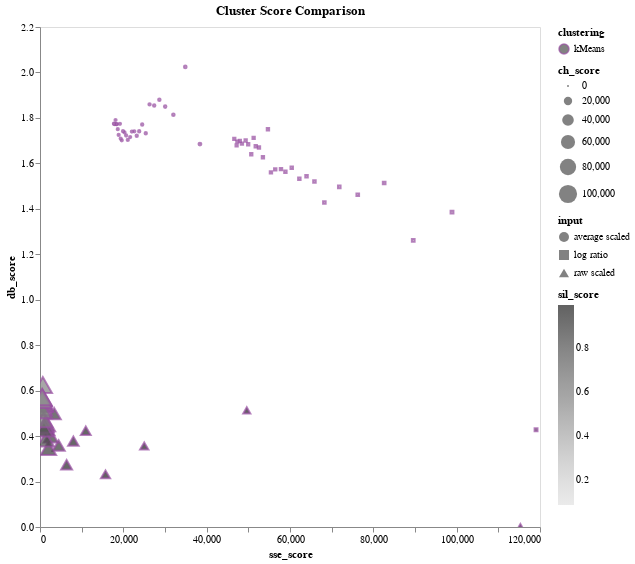

This figure's notebook cell:
### Code cell
domain = ['kMeans']
range_ = ['#984EA3', '#F58517']

chart = alt.Chart(df_kmeans_metrics, 
                  title=f"Cluster Score Comparison",
                  height=500,
                  width=500
).mark_point(strokeOpacity=1.0).encode(
    x='sse_score:Q',
    y='db_score:Q',
    size='ch_score:Q',
    fill=alt.Color('sil_score:Q',
                    scale=alt.Scale(scheme="greys"),
                    ),
    color=alt.Color('clustering:N',
                    scale=alt.Scale(domain=domain, range=range_),
                    ),
    shape='input:N',
    tooltip=['input:N','clustering:N','n_clusters:N'],

).interactive().configure_axis(
    grid=False
)

chart

### Figure 1 — Vega-Lite specification as saved in the notebook (floating-point values rounded to 4 significant figures)
{"config": {"view": {"continuousWidth": 400, "continuousHeight": 300}, "axis": {"grid": false}}, "data": {"name": "data-b32c4bda4ccd59c73f220b014709df29"}, "mark": {"type": "point", "strokeOpacity": 1.0}, "encoding": {"color": {"type": "nominal", "field": "clustering", "scale": {"domain": ["kMeans"], "range": ["#984EA3", "#F58517"]}}, "fill": {"type": "quantitative", "field": "sil_score", "scale": {"scheme": "greys"}}, "shape": {"type": "nominal", "field": "input"}, "size": {"type": "quantitative", "field": "ch_score"}, "tooltip": [{"type": "nominal", "field": "input"}, {"type": "nominal", "field": "clustering"}, {"type": "nominal", "field": "n_clusters"}], "x": {"type": "quantitative", "field": "sse_score"}, "y": {"type": "quantitative", "field": "db_score"}}, "height": 500, "selection": {"selector007": {"type": "interval", "bind": "scales", "encodings": ["x", "y"]}}, "title": "Cluster Score Comparison", "width": 500, "$schema": "https://vega.github.io/schema/vega-lite/v4.8.1.json", "datasets": {"data-b32c4bda4ccd59c73f220b014709df29": [{"input": "raw scaled", "clustering": "kMeans", "sil_score": 0.9976, "sse_score": 115300.0, "ch_score": 9637.0, "db_score": 0.001544, "n_clusters": 2}, {"input": "raw scaled", "clustering": "kMeans", "sil_score": 0.9926, "sse_score": 49630.0, "ch_score": 13980.0, "db_score": 0.513, "n_clusters": 3}, {"input": "raw scaled", "clustering": "kMeans", "sil_score": 0.9916, "sse_score": 25010.0, "ch_score": 19870.0, "db_score": 0.3564, "n_clusters": 4}, {"input": "raw scaled", "clustering": "kMeans", "sil_score": 0.9918, "sse_score": 15720.0, "ch_score": 24320.0, "db_score": 0.2316, "n_clusters": 5}, {"input": "raw scaled", "clustering": "kMeans", "sil_score": 0.9659, "sse_score": 10990.0, "ch_score": 28200.0, "db_score": 0.424, "n_clusters": 6}, {"input": "raw scaled", "clustering": "kMeans", "sil_score": 0.9677, "sse_score": 8009.0, "ch_score": 32490.0, "db_score": 0.378, "n_clusters": 7}, {"input": "raw scaled", "clustering": "kMeans", "sil_score": 0.9678, "sse_score": 6390.0, "ch_score": 35040.0, "db_score": 0.2737, "n_clusters": 8}, {"input": "raw scaled", "clustering": "kMeans", "sil_score": 0.8966, "sse_score": 4483.0, "ch_score": 43920.0, "db_score": 0.3589, "n_clusters": 9}, {"input": "raw scaled", "clustering": "kMeans", "sil_score": 0.8892, "sse_score": 3412.0, "ch_score": 51430.0, "db_score": 0.4989, "n_clusters": 10}, {"input": "raw scaled", "clustering": "kMeans", "sil_score": 0.8931, "sse_score": 2590.0, "ch_score": 61090.0, "db_score": 0.3987, "n_clusters": 11}, {"input": "raw scaled", "clustering": "kMeans", "sil_score": 0.8931, "sse_score": 2016.0, "ch_score": 71450.0, "db_score": 0.3465, "n_clusters": 12}, {"input": "raw scaled", "clustering": "kMeans", "sil_score": 0.8505, "sse_score": 1708.0, "ch_score": 77340.0, "db_score": 0.4522, "n_clusters": 13}, {"input": "raw scaled", "clustering": "kMeans", "sil_score": 0.8309, "sse_score": 1531.0, "ch_score": 79650.0, "db_score": 0.4347, "n_clusters": 14}, {"input": "raw scaled", "clustering": "kMeans", "sil_score": 0.8306, "sse_score": 1379.0, "ch_score": 82120.0, "db_score": 0.3858, "n_clusters": 15}, {"input": "raw scaled", "clustering": "kMeans", "sil_score": 0.6746, "sse_score": 1244.0, "ch_score": 85000.0, "db_score": 0.4499, "n_clusters": 16}, {"input": "raw scaled", "clustering": "kMeans", "sil_score": 0.7491, "sse_score": 1161.0, "ch_score": 85360.0, "db_score": 0.5396, "n_clusters": 17}, {"input": "raw scaled", "clustering": "kMeans", "sil_score": 0.7663, "sse_score": 1062.0, "ch_score": 87870.0, "db_score": 0.4474, "n_clusters": 18}, {"input": "raw scaled", "clustering": "kMeans", "sil_score": 0.7665, "sse_score": 943.8, "ch_score": 93380.0, "db_score": 0.4317, "n_clusters": 19}, {"input": "raw scaled", "clustering": "kMeans", "sil_score": 0.6073, "sse_score": 865.8, "ch_score": 96430.0, "db_score": 0.473, "n_clusters": 20}, {"input": "raw scaled", "clustering": "kMeans", "sil_score": 0.5762, "sse_score": 815.8, "ch_score": 97210.0, "db_score": 0.5431, "n_clusters": 21}, {"input": "raw scaled", "clustering": "kMeans", "sil_score": 0.5754, "sse_score": 788.2, "ch_score": 95810.0, "db_score": 0.5423, "n_clusters": 22}, {"input": "raw scaled", "clustering": "kMeans", "sil_score": 0.5762, "sse_score": 713.8, "ch_score": 101000.0, "db_score": 0.525, "n_clusters": 23}, {"input": "raw scaled", "clustering": "kMeans", "sil_score": 0.5753, "sse_score": 679.5, "ch_score": 101500.0, "db_score": 0.6248, "n_clusters": 24}, {"input": "raw scaled", "clustering": "kMeans", "sil_score": 0.615, "sse_score": 650.5, "ch_score": 101500.0, "db_score": 0.5134, "n_clusters": 25}, {"input": "raw scaled", "clustering": "kMeans", "sil_score": 0.5116, "sse_score": 620.9, "ch_score": 102100.0, "db_score": 0.5655, "n_clusters": 26}, {"input": "raw scaled", "clustering": "kMeans", "sil_score": 0.5139, "sse_score": 581.2, "ch_score": 104900.0, "db_score": 0.5683, "n_clusters": 27}, {"input": "raw scaled", "clustering": "kMeans", "sil_score": 0.5141, "sse_score": 540.1, "ch_score": 108700.0, "db_score": 0.5592, "n_clusters": 28}, {"input": "raw scaled", "clustering": "kMeans", "sil_score": 0.5136, "sse_score": 518.2, "ch_score": 109200.0, "db_score": 0.5717, "n_clusters": 29}, {"input": "log ratio", "clustering": "kMeans", "sil_score": 0.7265, "sse_score": 119100.0, "ch_score": 1417.0, "db_score": 0.4276, "n_clusters": 2}, {"input": "log ratio", "clustering": "kMeans", "sil_score": 0.1788, "sse_score": 98880.0, "ch_score": 1282.0, "db_score": 1.385, "n_clusters": 3}, {"input": "log ratio", "clustering": "kMeans", "sil_score": 0.182, "sse_score": 89580.0, "ch_score": 1089.0, "db_score": 1.261, "n_clusters": 4}, {"input": "log ratio", "clustering": "kMeans", "sil_score": 0.1502, "sse_score": 82600.0, "ch_score": 974.4, "db_score": 1.514, "n_clusters": 5}, {"input": "log ratio", "clustering": "kMeans", "sil_score": 0.1523, "sse_score": 76260.0, "ch_score": 914.1, "db_score": 1.462, "n_clusters": 6}, {"input": "log ratio", "clustering": "kMeans", "sil_score": 0.124, "sse_score": 71830.0, "ch_score": 851.8, "db_score": 1.497, "n_clusters": 7}, {"input": "log ratio", "clustering": "kMeans", "sil_score": 0.1305, "sse_score": 68250.0, "ch_score": 799.7, "db_score": 1.428, "n_clusters": 8}, {"input": "log ratio", "clustering": "kMeans", "sil_score": 0.1179, "sse_score": 65870.0, "ch_score": 743.9, "db_score": 1.52, "n_clusters": 9}, {"input": "log ratio", "clustering": "kMeans", "sil_score": 0.1289, "sse_score": 63970.0, "ch_score": 694.5, "db_score": 1.543, "n_clusters": 10}, {"input": "log ratio", "clustering": "kMeans", "sil_score": 0.1124, "sse_score": 62240.0, "ch_score": 653.9, "db_score": 1.532, "n_clusters": 11}, {"input": "log ratio", "clustering": "kMeans", "sil_score": 0.1177, "sse_score": 60420.0, "ch_score": 623.9, "db_score": 1.581, "n_clusters": 12}, {"input": "log ratio", "clustering": "kMeans", "sil_score": 0.1173, "sse_score": 58900.0, "ch_score": 595.5, "db_score": 1.563, "n_clusters": 13}, {"input": "log ratio", "clustering": "kMeans", "sil_score": 0.1109, "sse_score": 57840.0, "ch_score": 565.5, "db_score": 1.575, "n_clusters": 14}, {"input": "log ratio", "clustering": "kMeans", "sil_score": 0.1138, "sse_score": 56460.0, "ch_score": 545.2, "db_score": 1.574, "n_clusters": 15}, {"input": "log ratio", "clustering": "kMeans", "sil_score": 0.1113, "sse_score": 55430.0, "ch_score": 523.4, "db_score": 1.561, "n_clusters": 16}, {"input": "log ratio", "clustering": "kMeans", "sil_score": 0.104, "sse_score": 54700.0, "ch_score": 500.5, "db_score": 1.75, "n_clusters": 17}, {"input": "log ratio", "clustering": "kMeans", "sil_score": 0.1176, "sse_score": 53500.0, "ch_score": 487.1, "db_score": 1.627, "n_clusters": 18}, {"input": "log ratio", "clustering": "kMeans", "sil_score": 0.109, "sse_score": 52550.0, "ch_score": 472.4, "db_score": 1.67, "n_clusters": 19}, {"input": "log ratio", "clustering": "kMeans", "sil_score": 0.1022, "sse_score": 51770.0, "ch_score": 457.5, "db_score": 1.675, "n_clusters": 20}, {"input": "log ratio", "clustering": "kMeans", "sil_score": 0.09992, "sse_score": 51270.0, "ch_score": 440.8, "db_score": 1.712, "n_clusters": 21}, {"input": "log ratio", "clustering": "kMeans", "sil_score": 0.08835, "sse_score": 50700.0, "ch_score": 426.7, "db_score": 1.64, "n_clusters": 22}, {"input": "log ratio", "clustering": "kMeans", "sil_score": 0.09442, "sse_score": 49970.0, "ch_score": 416.0, "db_score": 1.684, "n_clusters": 23}, {"input": "log ratio", "clustering": "kMeans", "sil_score": 0.09226, "sse_score": 49360.0, "ch_score": 404.9, "db_score": 1.701, "n_clusters": 24}, {"input": "log ratio", "clustering": "kMeans", "sil_score": 0.09361, "sse_score": 48460.0, "ch_score": 398.4, "db_score": 1.687, "n_clusters": 25}, {"input": "log ratio", "clustering": "kMeans", "sil_score": 0.09057, "sse_score": 47960.0, "ch_score": 388.1, "db_score": 1.699, "n_clusters": 26}, {"input": "log ratio", "clustering": "kMeans", "sil_score": 0.09198, "sse_score": 47360.0, "ch_score": 379.8, "db_score": 1.695, "n_clusters": 27}, {"input": "log ratio", "clustering": "kMeans", "sil_score": 0.09352, "sse_score": 47190.0, "ch_score": 367.6, "db_score": 1.679, "n_clusters": 28}, {"input": "log ratio", "clustering": "kMeans", "sil_score": 0.08728, "sse_score": 46630.0, "ch_score": 360.4, "db_score": 1.708, "n_clusters": 29}, {"input": "average scaled", "clustering": "kMeans", "sil_score": 0.2276, "sse_score": 38380.0, "ch_score": 1359.0, "db_score": 1.685, "n_clusters": 2}, {"input": "average scaled", "clustering": "kMeans", "sil_score": 0.1475, "sse_score": 34870.0, "ch_score": 959.8, "db_score": 2.024, "n_clusters": 3}, {"input": "average scaled", "clustering": "kMeans", "sil_score": 0.1567, "sse_score": 32010.0, "ch_score": 822.1, "db_score": 1.814, "n_clusters": 4}, {"input": "average scaled", "clustering": "kMeans", "sil_score": 0.1533, "sse_score": 30040.0, "ch_score": 725.6, "db_score": 1.85, "n_clusters": 5}, {"input": "average scaled", "clustering": "kMeans", "sil_score": 0.1498, "sse_score": 28650.0, "ch_score": 649.7, "db_score": 1.88, "n_clusters": 6}, {"input": "average scaled", "clustering": "kMeans", "sil_score": 0.1307, "sse_score": 27410.0, "ch_score": 597.4, "db_score": 1.855, "n_clusters": 7}, {"input": "average scaled", "clustering": "kMeans", "sil_score": 0.1293, "sse_score": 26300.0, "ch_score": 558.9, "db_score": 1.86, "n_clusters": 8}, {"input": "average scaled", "clustering": "kMeans", "sil_score": 0.1392, "sse_score": 25380.0, "ch_score": 525.4, "db_score": 1.733, "n_clusters": 9}, {"input": "average scaled", "clustering": "kMeans", "sil_score": 0.1271, "sse_score": 24530.0, "ch_score": 499.6, "db_score": 1.771, "n_clusters": 10}, {"input": "average scaled", "clustering": "kMeans", "sil_score": 0.1338, "sse_score": 23810.0, "ch_score": 475.8, "db_score": 1.741, "n_clusters": 11}, {"input": "average scaled", "clustering": "kMeans", "sil_score": 0.1338, "sse_score": 23220.0, "ch_score": 453.0, "db_score": 1.722, "n_clusters": 12}, {"input": "average scaled", "clustering": "kMeans", "sil_score": 0.123, "sse_score": 22630.0, "ch_score": 435.1, "db_score": 1.741, "n_clusters": 13}, {"input": "average scaled", "clustering": "kMeans", "sil_score": 0.1288, "sse_score": 22050.0, "ch_score": 420.5, "db_score": 1.74, "n_clusters": 14}, {"input": "average scaled", "clustering": "kMeans", "sil_score": 0.1272, "sse_score": 21640.0, "ch_score": 403.6, "db_score": 1.716, "n_clusters": 15}, {"input": "average scaled", "clustering": "kMeans", "sil_score": 0.1257, "sse_score": 21070.0, "ch_score": 394.3, "db_score": 1.703, "n_clusters": 16}, {"input": "average scaled", "clustering": "kMeans", "sil_score": 0.1247, "sse_score": 20660.0, "ch_score": 382.1, "db_score": 1.723, "n_clusters": 17}, {"input": "average scaled", "clustering": "kMeans", "sil_score": 0.1259, "sse_score": 20280.0, "ch_score": 370.8, "db_score": 1.736, "n_clusters": 18}, {"input": "average scaled", "clustering": "kMeans", "sil_score": 0.1228, "sse_score": 19920.0, "ch_score": 360.9, "db_score": 1.741, "n_clusters": 19}, {"input": "average scaled", "clustering": "kMeans", "sil_score": 0.1247, "sse_score": 19630.0, "ch_score": 350.1, "db_score": 1.701, "n_clusters": 20}, {"input": "average scaled", "clustering": "kMeans", "sil_score": 0.1267, "sse_score": 19360.0, "ch_score": 340.0, "db_score": 1.709, "n_clusters": 21}, {"input": "average scaled", "clustering": "kMeans", "sil_score": 0.1229, "sse_score": 19190.0, "ch_score": 328.4, "db_score": 1.774, "n_clusters": 22}, {"input": "average scaled", "clustering": "kMeans", "sil_score": 0.1241, "sse_score": 18880.0, "ch_score": 321.8, "db_score": 1.725, "n_clusters": 23}, {"input": "average scaled", "clustering": "kMeans", "sil_score": 0.1228, "sse_score": 18670.0, "ch_score": 313.2, "db_score": 1.751, "n_clusters": 24}, {"input": "average scaled", "clustering": "kMeans", "sil_score": 0.1227, "sse_score": 18450.0, "ch_score": 305.7, "db_score": 1.772, "n_clusters": 25}, {"input": "average scaled", "clustering": "kMeans", "sil_score": 0.1113, "sse_score": 18260.0, "ch_score": 298.1, "db_score": 1.772, "n_clusters": 26}, {"input": "average scaled", "clustering": "kMeans", "sil_score": 0.1209, "sse_score": 18130.0, "ch_score": 289.8, "db_score": 1.791, "n_clusters": 27}, {"input": "average scaled", "clustering": "kMeans", "sil_score": 0.1235, "sse_score": 17850.0, "ch_score": 285.7, "db_score": 1.773, "n_clusters": 28}, {"input": "average scaled", "clustering": "kMeans", "sil_score": 0.117, "sse_score": 17740.0, "ch_score": 278.2, "db_score": 1.775, "n_clusters": 29}]}}
